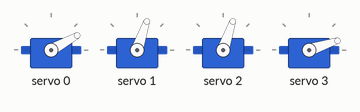
Recording of a sketch running on a simulated Arduino Uno, built with avr-gcc and run on an emulated ATmega328P. Parts: 4 × servo.

Above: at 3.17 s.
At 7.4 s:
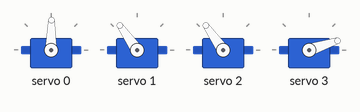
At 12.24 s:
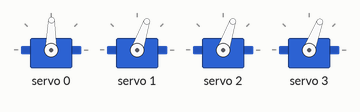
At 21.32 s:
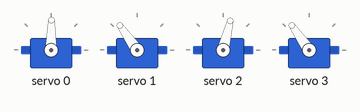
At 30.4 s:
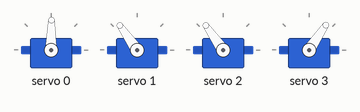
At 39.77 s:
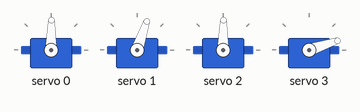
Timing chart, 0 to 40.0 s (numbered marks = the images above):
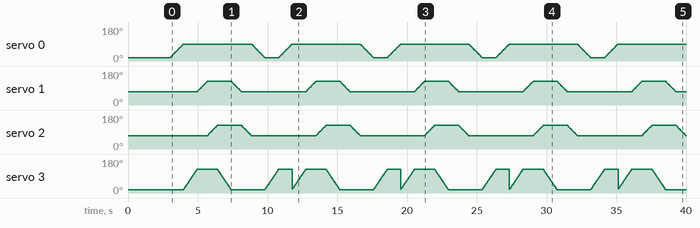

The sketch:

code-arm.ino
```cpp
#include <Adafruit_PWMServoDriver.h>
#include <Wire.h>

Adafruit_PWMServoDriver pwm = Adafruit_PWMServoDriver();

#define SERVOMIN 150
#define SERVOMAX 600

int angleToPulse(int angle) { return map(angle, 0, 180, SERVOMIN, SERVOMAX); }

// positions
#define MAIN_HOME 0
#define MAIN_PICK 60

#define ARM_UP 45
#define ARM_DOWN 90

#define CLAMP_CLOSE 0
#define CLAMP_OPEN 90

void moveServoSmooth(int channel, int startAngle, int endAngle, int stepDelay) {
  if (startAngle <= endAngle) {
    for (int a = startAngle; a <= endAngle; a++) {
      pwm.setPWM(channel, 0, angleToPulse(a));
      delay(stepDelay);
    }
  } else {
    for (int a = startAngle; a >= endAngle; a--) {
      pwm.setPWM(channel, 0, angleToPulse(a));
      delay(stepDelay);
    }
  }
}

void setup() {
  pwm.begin();
  pwm.setPWMFreq(50);
  delay(1000);

  // initial state
  pwm.setPWM(0, 0, angleToPulse(MAIN_HOME));
  pwm.setPWM(1, 0, angleToPulse(ARM_UP));
  pwm.setPWM(2, 0, angleToPulse(ARM_UP));
  pwm.setPWM(3, 0, angleToPulse(CLAMP_CLOSE));

  delay(2000);
}

void loop() {
  // 1. rotate to object (smooth)
  moveServoSmooth(0, MAIN_HOME, MAIN_PICK, 15);

  // 2. clamp open
  moveServoSmooth(3, CLAMP_CLOSE, CLAMP_OPEN, 10);

  // 3. arms go down (smooth both)
  moveServoSmooth(1, ARM_UP, ARM_DOWN, 15);
  moveServoSmooth(2, ARM_UP, ARM_DOWN, 15);

  // 4. clamp close
  moveServoSmooth(3, CLAMP_OPEN, CLAMP_CLOSE, 10);

  // 5. lift arms
  moveServoSmooth(1, ARM_DOWN, ARM_UP, 15);
  moveServoSmooth(2, ARM_DOWN, ARM_UP, 15);

  // 6. return home
  moveServoSmooth(0, MAIN_PICK, MAIN_HOME, 15);

  // 7. open clamp
  moveServoSmooth(3, CLAMP_CLOSE, CLAMP_OPEN, 10);
}
```
